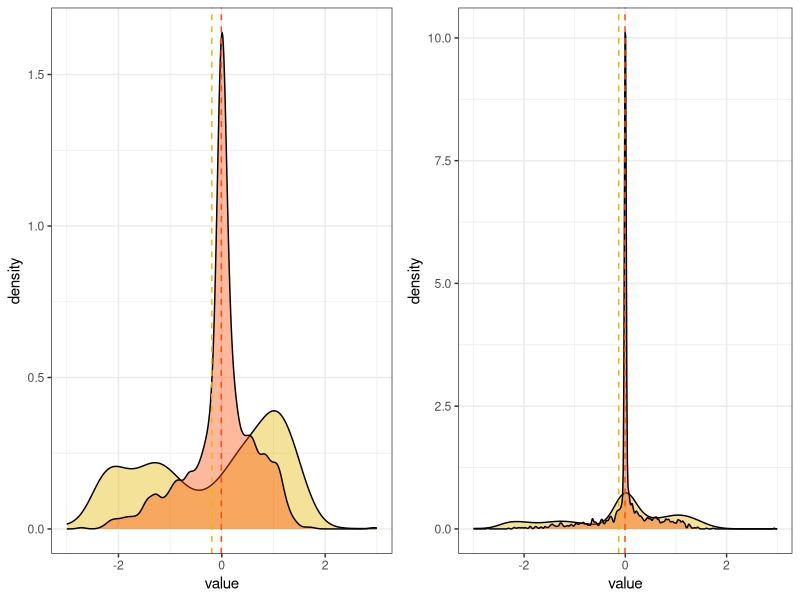
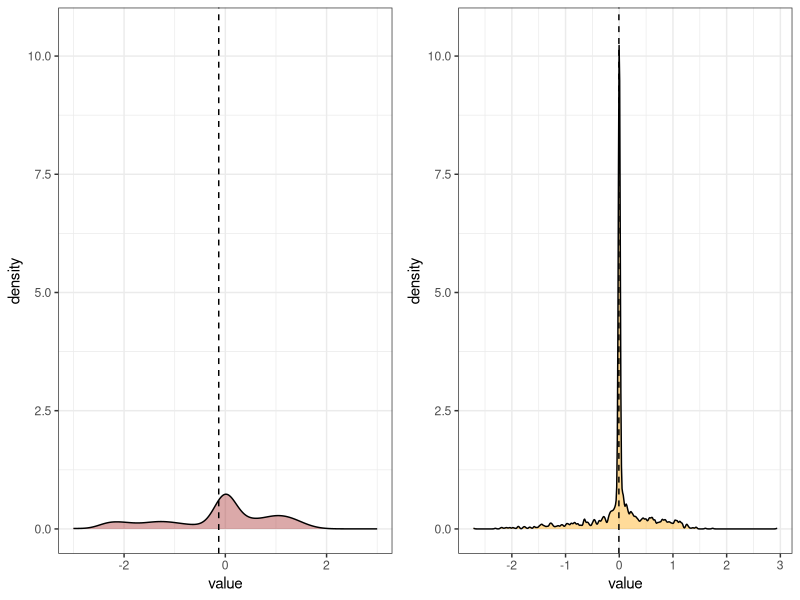

Reproduce these figures in R, in order. (Note: this script raises an error after producing the figures.)
# weighting and distribution within deciles.

library(reshape)
library(ggplot2)
library(plyr)

setwd("C:/Users/Subhayan Mukerjee/Work/twitter-landscape/")

#without NAs

#elites
elite_df = read.csv("data/weak_elite_ideologies.csv", as.is = T)
elite_df = elite_df[!is.na(elite_df$ideology),]

#those with -Inf and +Inf ideologies are assigned very low and very high values instead.
#+/-3 is chosen because all other elites have absolute ideologies less than 3.
elite_df[elite_df$ideology == -Inf,]$ideology = -3
elite_df[elite_df$ideology == Inf,]$ideology = 3

names(elite_df)[2] = "ideology"
elites = elite_df$username

elite_freq = read.csv("data/elites_activity.csv", as.is = T)
names(elite_freq)[1] = "username"

elite_freq$numberoftweets_scaled = (elite_freq$numberoftweets - min(elite_freq$numberoftweets))/(max(elite_freq$numberoftweets) - min(elite_freq$numberoftweets))

elite_df$username = tolower(elite_df$username)
elite_freq_df = merge(elite_df, elite_freq)
elite_freq_df$corrected_ideology = elite_freq_df$ideology * elite_freq_df$numberoftweets_scaled

elite_freq_viz = elite_freq_df[,c(1, 2, 5)]

elite_freq_viz_long = melt(elite_freq_viz, id.vars= "username")

mu <- ddply(elite_freq_viz_long, "variable", summarise, grp.mean=mean(value, na.rm = T))

p3_withoutNA = ggplot(elite_freq_viz_long, aes(x=value, fill=variable)) +
  geom_density(alpha=0.4) +
  geom_vline(data=mu, aes(xintercept=grp.mean, color=variable),
             linetype="dashed") +
  scale_colour_manual(values = c("#E7B800", "#FC4E07")) +
  scale_fill_manual(values = c("#E7B800", "#FC4E07")) +
  theme_bw() +
  theme(legend.position = "none")

#elites without neutrals: weighted vs unweighted

#with NAs

library(reshape)

#elites
elite_df = read.csv("data/weak_elite_ideologies.csv", as.is = T)

#those with -Inf and +Inf ideologies are assigned very low and very high values instead.
#+/-3 is chosen because all other elites have absolute ideologies less than 3.
elite_df[is.na(elite_df$ideology),]$ideology = 0
elite_df[elite_df$ideology == -Inf,]$ideology = -3
elite_df[elite_df$ideology == Inf,]$ideology = 3

names(elite_df)[2] = "ideology"
elites = elite_df$username

elite_freq = read.csv("data/elites_activity.csv", as.is = T)
names(elite_freq)[1] = "username"

elite_freq$numberoftweets_scaled = (elite_freq$numberoftweets - min(elite_freq$numberoftweets))/(max(elite_freq$numberoftweets) - min(elite_freq$numberoftweets))

elite_df$username = tolower(elite_df$username)
elite_freq_df = merge(elite_df, elite_freq)
elite_freq_df$corrected_ideology = elite_freq_df$ideology * elite_freq_df$numberoftweets_scaled

elite_freq_viz = elite_freq_df[,c(1, 2, 5)]

elite_freq_viz_long = melt(elite_freq_viz, id.vars= "username")

mu <- ddply(elite_freq_viz_long, "variable", summarise, grp.mean=mean(value, na.rm = T))

p4_withNA = ggplot(elite_freq_viz_long, aes(x=value, fill=variable)) +
  geom_density(alpha=0.4) +
  geom_vline(data=mu, aes(xintercept=grp.mean, color=variable),
             linetype="dashed") +
  scale_colour_manual(values = c("#E7B800", "#FC4E07")) +
  scale_fill_manual(values = c("#E7B800", "#FC4E07")) +
  theme_bw() +
  theme(legend.position = "none") 

#elites with neutrals: weighted vs unweighted

library(gridExtra)

#figure 4
grid.arrange(p3_withoutNA, p4_withNA, nrow = 1)

# for MC article

MC_article_fig2_A = ggplot(elite_freq_viz_long[elite_freq_viz_long$variable == "ideology",],) +
  geom_density(alpha=0.4, aes(x=value), fill = "brown") +
  geom_vline(xintercept = mu[mu$variable == "ideology",]$grp.mean, linetype="dashed") +
  theme_bw() +
  scale_y_continuous(breaks=seq(0, 10, 2))+
  ylim(c(0, 10.5))

MC_article_fig2_B = ggplot(elite_freq_viz_long[elite_freq_viz_long$variable == "corrected_ideology",],) +
  geom_density(alpha=0.4, aes(x=value), fill = "orange") +
  geom_vline(xintercept = mu[mu$variable == "corrected_ideology",]$grp.mean, linetype="dashed") +
  theme_bw() +
  scale_y_continuous(breaks=seq(0, 10, 2))+
  ylim(c(0, 10.5))

grid.arrange(MC_article_fig2_A, MC_article_fig2_B, nrow = 1)

#distribution within deciles

qs = quantile(elite_freq_df$numberoftweets, probs = seq(0, 1, by = 0.1))

par(mfrow=c(5,2))

all_decile_df = NULL
grays = gray.colors(10, start = 0.1, end = 0.9, gamma = 2.2, alpha = NULL)
for(i in 1:10) {
  decile_df = elite_freq_df[elite_freq_df$numberoftweets >= qs[i] & 
                              elite_freq_df$numberoftweets <= qs[i+1],]
  
  d_de = density(decile_df$ideology)
  #plot(d_de, xlab = "ideology", paste0(main = "ideological distribution of (N=" , nrow(decile_df),") elites in dcile ", i))
  decile_df$decile = i
  all_decile_df = rbind(all_decile_df, decile_df)
}

#elite ideology with neutrals, distribution within deciles

medians <- ddply(all_decile_df, "decile", summarise, grp.median=median(ideology, na.rm = T))

all_decile_df <- all_decile_df %>% inner_join(medians)

#figure 5
ggplot(all_decile_df, aes(x=ideology)) +
  geom_density(fill="snow3", alpha = 0.6, color = "snow3") +
  facet_wrap(~decile, nrow = 5, scales = "free") +
  geom_vline(aes(xintercept=grp.median, colour = "red")) +
  geom_vline(xintercept=0, linetype = "dashed") +
  scale_fill_gradient(low="white", high="black") +
  theme_bw() +
  theme(legend.position = "none")
